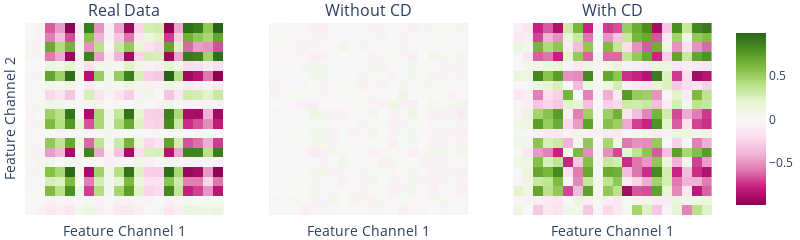

Notebook code for this chart:
### Markdown cell above
### Plotting Correlation

### Code cell
fig = make_subplots(rows=1, cols=3, subplot_titles=('Real Data',
                                    'Without CD', 'With CD'))

fig.add_trace(
    px.imshow(real_not_nan, 
                labels=dict(x="Channel 1", y="Channel 2", color="Correlation"),
                color_continuous_scale=px.colors.diverging.RdBu, 
                range_color=(-1, 1)).data[0], row=1, col=1
)
fig.add_trace(
    px.imshow(generated_without_CD_not_nan, 
                labels=dict(x="Channel 1", y="Channel 2", color="Correlation"),
                color_continuous_scale=px.colors.diverging.RdBu, 
                range_color=(-1, 1)).data[0], row=1, col=2
)

fig.add_trace(
    px.imshow(generated_with_CD_not_nan, 
                labels=dict(x="Channel 1", y="Channel 2", color="Correlation"),
                color_continuous_scale=px.colors.diverging.RdBu, 
                range_color=(-1, 1)).data[0], row=1, col=3
)
fig.update_xaxes(showticklabels=False) 
fig.update_yaxes(showticklabels=False) 
fig.update_xaxes(title_text="Feature Channel 1", row = 1, col = 1)
fig.update_yaxes(title_text="Feature Channel 2", row = 1, col = 1)
fig.update_xaxes(title_text="Feature Channel 1", row = 1, col = 2)
fig.update_xaxes(title_text="Feature Channel 1", row = 1, col = 3)

fig.update_layout(height=240, width=800, margin = {'l':0,'r':0,'t':23,'b':0},)
fig.show()

### Figure 1 — Plotly figure (JSON) as saved in the notebook; plotly's stock layout.template omitted (floating-point values rounded to 4 significant figures; data arrays with more than 128 entries replaced by an {"elided": "..."} marker saying what was removed)
{"data": [{"coloraxis": "coloraxis", "hovertemplate": "Channel 1: %{x}<br>Channel 2: %{y}<br>Correlation: %{z}<extra></extra>", "name": "0", "type": "heatmap", "x": ["real_2_DN_HistogramMode_5", "real_2_DN_HistogramMode_10", "real_2_CO_f1ecac", "real_2_CO_FirstMin_ac", "real_2_CO_HistogramAMI_even_2_5", "real_2_CO_trev_1_num", "real_2_MD_hrv_classic_pnn40", "real_2_SB_BinaryStats_mean_longstretch1", "real_2_SB_TransitionMatrix_3ac_sumdiagcov", "real_2_PD_PeriodicityWang_th0_01", "real_2_CO_Embed2_Dist_tau_d_expfit_meandiff", "real_2_FC_LocalSimple_mean1_tauresrat", "real_2_DN_OutlierInclude_p_001_mdrmd", "real_2_DN_OutlierInclude_n_001_mdrmd", "real_2_SP_Summaries_welch_rect_area_5_1", "real_2_SB_BinaryStats_diff_longstretch0", "real_2_SB_MotifThree_quantile_hh", "real_2_SC_FluctAnal_2_rsrangefit_50_1_logi_prop_r1", "real_2_SC_FluctAnal_2_dfa_50_1_2_logi_prop_r1", "real_2_FC_LocalSimple_mean3_stderr"], "xaxis": "x", "y": ["real_1_DN_HistogramMode_5", "real_1_DN_HistogramMode_10", "real_1_CO_f1ecac", "real_1_CO_FirstMin_ac", "real_1_CO_HistogramAMI_even_2_5", "real_1_CO_trev_1_num", "real_1_MD_hrv_classic_pnn40", "real_1_SB_BinaryStats_mean_longstretch1", "real_1_SB_TransitionMatrix_3ac_sumdiagcov", "real_1_PD_PeriodicityWang_th0_01", "real_1_CO_Embed2_Dist_tau_d_expfit_meandiff", "real_1_FC_LocalSimple_mean1_tauresrat", "real_1_DN_OutlierInclude_p_001_mdrmd", "real_1_DN_OutlierInclude_n_001_mdrmd", "real_1_SP_Summaries_welch_rect_area_5_1", "real_1_SB_BinaryStats_diff_longstretch0", "real_1_SB_MotifThree_quantile_hh", "real_1_SC_FluctAnal_2_rsrangefit_50_1_logi_prop_r1", "real_1_SC_FluctAnal_2_dfa_50_1_2_logi_prop_r1", "real_1_FC_LocalSimple_mean3_stderr"], "yaxis": "y", "z": {"elided": "20x20 float values"}}, {"coloraxis": "coloraxis", "hovertemplate": "Channel 1: %{x}<br>Channel 2: %{y}<br>Correlation: %{z}<extra></extra>", "name": "0", "type": "heatmap", "x": ["generated_without_CD_2_DN_HistogramMode_5", "generated_without_CD_2_DN_HistogramMode_10", "generated_without_CD_2_CO_f1ecac", "generated_without_CD_2_CO_FirstMin_ac", "generated_without_CD_2_CO_HistogramAMI_even_2_5", "generated_without_CD_2_CO_trev_1_num", "generated_without_CD_2_MD_hrv_classic_pnn40", "generated_without_CD_2_SB_BinaryStats_mean_longstretch1", "generated_without_CD_2_SB_TransitionMatrix_3ac_sumdiagcov", "generated_without_CD_2_PD_PeriodicityWang_th0_01", "generated_without_CD_2_CO_Embed2_Dist_tau_d_expfit_meandiff", "generated_without_CD_2_FC_LocalSimple_mean1_tauresrat", "generated_without_CD_2_DN_OutlierInclude_p_001_mdrmd", "generated_without_CD_2_DN_OutlierInclude_n_001_mdrmd", "generated_without_CD_2_SP_Summaries_welch_rect_area_5_1", "generated_without_CD_2_SB_BinaryStats_diff_longstretch0", "generated_without_CD_2_SB_MotifThree_quantile_hh", "generated_without_CD_2_SC_FluctAnal_2_rsrangefit_50_1_logi_prop_r1", "generated_without_CD_2_SC_FluctAnal_2_dfa_50_1_2_logi_prop_r1", "generated_without_CD_2_FC_LocalSimple_mean3_stderr"], "xaxis": "x2", "y": ["generated_without_CD_1_DN_HistogramMode_5", "generated_without_CD_1_DN_HistogramMode_10", "generated_without_CD_1_CO_f1ecac", "generated_without_CD_1_CO_FirstMin_ac", "generated_without_CD_1_CO_HistogramAMI_even_2_5", "generated_without_CD_1_CO_trev_1_num", "generated_without_CD_1_MD_hrv_classic_pnn40", "generated_without_CD_1_SB_BinaryStats_mean_longstretch1", "generated_without_CD_1_SB_TransitionMatrix_3ac_sumdiagcov", "generated_without_CD_1_PD_PeriodicityWang_th0_01", "generated_without_CD_1_CO_Embed2_Dist_tau_d_expfit_meandiff", "generated_without_CD_1_FC_LocalSimple_mean1_tauresrat", "generated_without_CD_1_DN_OutlierInclude_p_001_mdrmd", "generated_without_CD_1_DN_OutlierInclude_n_001_mdrmd", "generated_without_CD_1_SP_Summaries_welch_rect_area_5_1", "generated_without_CD_1_SB_BinaryStats_diff_longstretch0", "generated_without_CD_1_SB_MotifThree_quantile_hh", "generated_without_CD_1_SC_FluctAnal_2_rsrangefit_50_1_logi_prop_r1", "generated_without_CD_1_SC_FluctAnal_2_dfa_50_1_2_logi_prop_r1", "generated_without_CD_1_FC_LocalSimple_mean3_stderr"], "yaxis": "y2", "z": {"elided": "20x20 float values"}}, {"coloraxis": "coloraxis", "hovertemplate": "Channel 1: %{x}<br>Channel 2: %{y}<br>Correlation: %{z}<extra></extra>", "name": "0", "type": "heatmap", "x": ["generated_with_CD_2_DN_HistogramMode_5", "generated_with_CD_2_DN_HistogramMode_10", "generated_with_CD_2_CO_f1ecac", "generated_with_CD_2_CO_FirstMin_ac", "generated_with_CD_2_CO_HistogramAMI_even_2_5", "generated_with_CD_2_CO_trev_1_num", "generated_with_CD_2_MD_hrv_classic_pnn40", "generated_with_CD_2_SB_BinaryStats_mean_longstretch1", "generated_with_CD_2_SB_TransitionMatrix_3ac_sumdiagcov", "generated_with_CD_2_PD_PeriodicityWang_th0_01", "generated_with_CD_2_CO_Embed2_Dist_tau_d_expfit_meandiff", "generated_with_CD_2_FC_LocalSimple_mean1_tauresrat", "generated_with_CD_2_DN_OutlierInclude_p_001_mdrmd", "generated_with_CD_2_DN_OutlierInclude_n_001_mdrmd", "generated_with_CD_2_SP_Summaries_welch_rect_area_5_1", "generated_with_CD_2_SB_BinaryStats_diff_longstretch0", "generated_with_CD_2_SB_MotifThree_quantile_hh", "generated_with_CD_2_SC_FluctAnal_2_rsrangefit_50_1_logi_prop_r1", "generated_with_CD_2_SC_FluctAnal_2_dfa_50_1_2_logi_prop_r1", "generated_with_CD_2_FC_LocalSimple_mean3_stderr"], "xaxis": "x3", "y": ["generated_with_CD_1_DN_HistogramMode_5", "generated_with_CD_1_DN_HistogramMode_10", "generated_with_CD_1_CO_f1ecac", "generated_with_CD_1_CO_FirstMin_ac", "generated_with_CD_1_CO_HistogramAMI_even_2_5", "generated_with_CD_1_CO_trev_1_num", "generated_with_CD_1_MD_hrv_classic_pnn40", "generated_with_CD_1_SB_BinaryStats_mean_longstretch1", "generated_with_CD_1_SB_TransitionMatrix_3ac_sumdiagcov", "generated_with_CD_1_PD_PeriodicityWang_th0_01", "generated_with_CD_1_CO_Embed2_Dist_tau_d_expfit_meandiff", "generated_with_CD_1_FC_LocalSimple_mean1_tauresrat", "generated_with_CD_1_DN_OutlierInclude_p_001_mdrmd", "generated_with_CD_1_DN_OutlierInclude_n_001_mdrmd", "generated_with_CD_1_SP_Summaries_welch_rect_area_5_1", "generated_with_CD_1_SB_BinaryStats_diff_longstretch0", "generated_with_CD_1_SB_MotifThree_quantile_hh", "generated_with_CD_1_SC_FluctAnal_2_rsrangefit_50_1_logi_prop_r1", "generated_with_CD_1_SC_FluctAnal_2_dfa_50_1_2_logi_prop_r1", "generated_with_CD_1_FC_LocalSimple_mean3_stderr"], "yaxis": "y3", "z": {"elided": "20x20 float values"}}], "layout": {"annotations": [{"font": {"size": 16}, "showarrow": false, "text": "Real Data", "x": 0.1444, "xanchor": "center", "xref": "paper", "y": 1, "yanchor": "bottom", "yref": "paper"}, {"font": {"size": 16}, "showarrow": false, "text": "Without CD", "x": 0.5, "xanchor": "center", "xref": "paper", "y": 1, "yanchor": "bottom", "yref": "paper"}, {"font": {"size": 16}, "showarrow": false, "text": "With CD", "x": 0.8556, "xanchor": "center", "xref": "paper", "y": 1, "yanchor": "bottom", "yref": "paper"}], "height": 240, "margin": {"b": 0, "l": 0, "r": 0, "t": 23}, "width": 800, "xaxis": {"anchor": "y", "domain": [0, 0.2889], "showticklabels": false, "title": {"text": "Feature Channel 1"}}, "xaxis2": {"anchor": "y2", "domain": [0.3556, 0.6444], "showticklabels": false, "title": {"text": "Feature Channel 1"}}, "xaxis3": {"anchor": "y3", "domain": [0.7111, 1], "showticklabels": false, "title": {"text": "Feature Channel 1"}}, "yaxis": {"anchor": "x", "domain": [0, 1], "showticklabels": false, "title": {"text": "Feature Channel 2"}}, "yaxis2": {"anchor": "x2", "domain": [0, 1], "showticklabels": false}, "yaxis3": {"anchor": "x3", "domain": [0, 1], "showticklabels": false}}}
